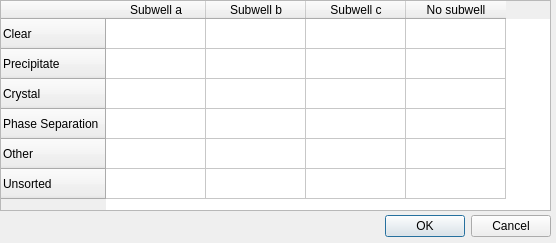
<?xml version="1.0" encoding="UTF-8"?>
<ui version="4.0">
 <class>Dialog</class>
 <widget class="QDialog" name="Dialog">
  <property name="geometry">
   <rect>
    <x>0</x>
    <y>0</y>
    <width>556</width>
    <height>243</height>
   </rect>
  </property>
  <property name="windowTitle">
   <string>Statistics in percent</string>
  </property>
  <widget class="QDialogButtonBox" name="buttonBox">
   <property name="geometry">
    <rect>
     <x>380</x>
     <y>210</y>
     <width>171</width>
     <height>32</height>
    </rect>
   </property>
   <property name="orientation">
    <enum>Qt::Horizontal</enum>
   </property>
   <property name="standardButtons">
    <set>QDialogButtonBox::Cancel|QDialogButtonBox::Ok</set>
   </property>
  </widget>
  <widget class="QTableWidget" name="StatisticsTable">
   <property name="geometry">
    <rect>
     <x>0</x>
     <y>0</y>
     <width>551</width>
     <height>211</height>
    </rect>
   </property>
   <property name="sizePolicy">
    <sizepolicy hsizetype="Fixed" vsizetype="Fixed">
     <horstretch>0</horstretch>
     <verstretch>0</verstretch>
    </sizepolicy>
   </property>
   <row>
    <property name="text">
     <string>Clear</string>
    </property>
   </row>
   <row>
    <property name="text">
     <string>Precipitate</string>
    </property>
   </row>
   <row>
    <property name="text">
     <string>Crystal</string>
    </property>
   </row>
   <row>
    <property name="text">
     <string>Phase Separation</string>
    </property>
   </row>
   <row>
    <property name="text">
     <string>Other</string>
    </property>
   </row>
   <row>
    <property name="text">
     <string>Unsorted</string>
    </property>
   </row>
   <column>
    <property name="text">
     <string>Subwell a</string>
    </property>
   </column>
   <column>
    <property name="text">
     <string>Subwell b</string>
    </property>
   </column>
   <column>
    <property name="text">
     <string>Subwell c</string>
    </property>
   </column>
   <column>
    <property name="text">
     <string>No subwell</string>
    </property>
   </column>
   <item row="0" column="0">
    <property name="text">
     <string/>
    </property>
   </item>
  </widget>
 </widget>
 <resources/>
 <connections>
  <connection>
   <sender>buttonBox</sender>
   <signal>accepted()</signal>
   <receiver>Dialog</receiver>
   <slot>accept()</slot>
   <hints>
    <hint type="sourcelabel">
     <x>248</x>
     <y>254</y>
    </hint>
    <hint type="destinationlabel">
     <x>157</x>
     <y>274</y>
    </hint>
   </hints>
  </connection>
  <connection>
   <sender>buttonBox</sender>
   <signal>rejected()</signal>
   <receiver>Dialog</receiver>
   <slot>reject()</slot>
   <hints>
    <hint type="sourcelabel">
     <x>316</x>
     <y>260</y>
    </hint>
    <hint type="destinationlabel">
     <x>286</x>
     <y>274</y>
    </hint>
   </hints>
  </connection>
 </connections>
</ui>
